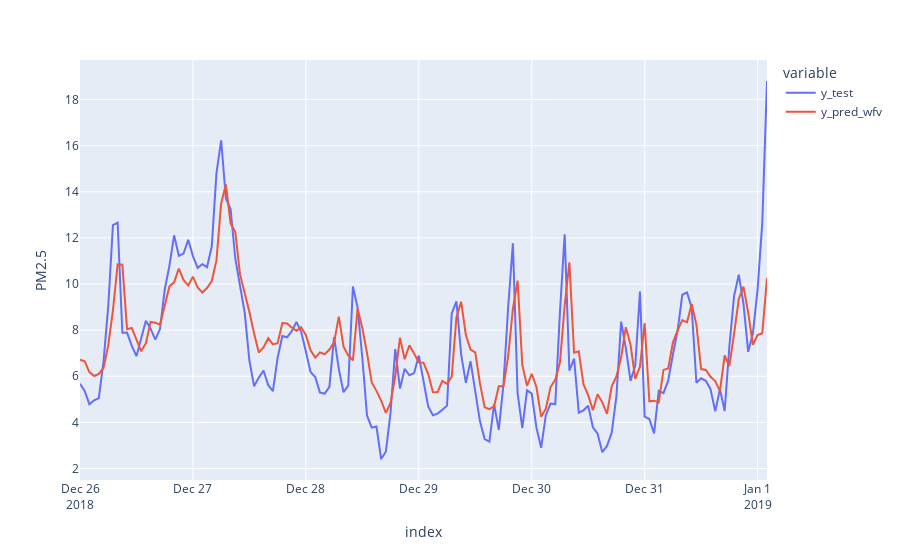

The cell this chart's notebook holds for it:
### Markdown cell above
## Plotting new forecast

### Code cell
df_pred_test = pd.DataFrame(
    {"y_test": y_test,"y_pred_wfv": y_pred_wfv}
)


fig = px.line(df_pred_test, labels = {"value":"PM2.5"})
fig.show()

### Figure 1 — Plotly figure (JSON) as saved in the notebook; plotly's stock layout.template omitted (floating-point values rounded to 4 significant figures; data arrays with more than 128 entries replaced by an {"elided": "..."} marker saying what was removed)
{"data": [{"hovertemplate": "variable=y_test<br>index=%{x}<br>PM2.5=%{y}<extra></extra>", "legendgroup": "y_test", "line": {"color": "#636efa", "dash": "solid"}, "marker": {"symbol": "circle"}, "mode": "lines", "name": "y_test", "orientation": "v", "showlegend": true, "type": "scatter", "x": {"elided": "147 str values"}, "xaxis": "x", "y": {"elided": "147 float values"}, "yaxis": "y"}, {"hovertemplate": "variable=y_pred_wfv<br>index=%{x}<br>PM2.5=%{y}<extra></extra>", "legendgroup": "y_pred_wfv", "line": {"color": "#EF553B", "dash": "solid"}, "marker": {"symbol": "circle"}, "mode": "lines", "name": "y_pred_wfv", "orientation": "v", "showlegend": true, "type": "scatter", "x": {"elided": "147 str values"}, "xaxis": "x", "y": {"elided": "147 float values"}, "yaxis": "y"}], "layout": {"legend": {"title": {"text": "variable"}, "tracegroupgap": 0}, "margin": {"t": 60}, "xaxis": {"anchor": "y", "domain": [0, 1], "title": {"text": "index"}}, "yaxis": {"anchor": "x", "domain": [0, 1], "title": {"text": "PM2.5"}}}}
